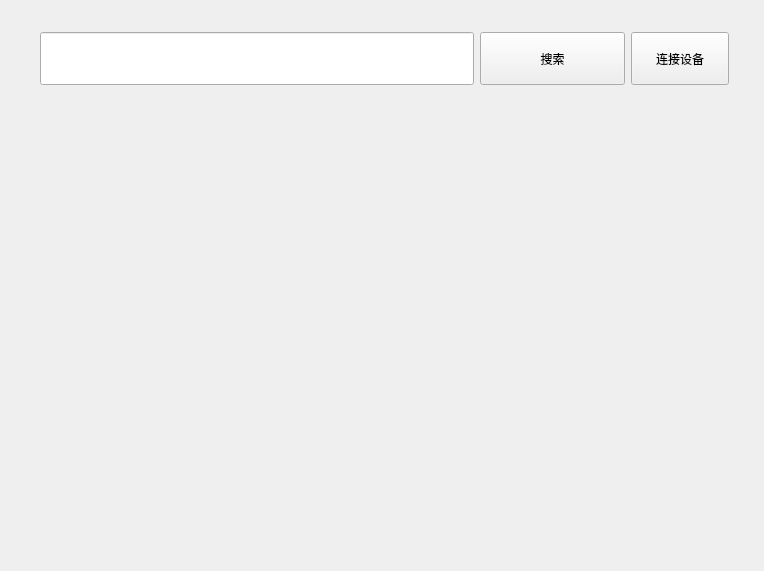
<?xml version="1.0" encoding="UTF-8"?>
<ui version="4.0">
 <class>widget_pull_apps</class>
 <widget class="QWidget" name="widget_pull_apps">
  <property name="geometry">
   <rect>
    <x>0</x>
    <y>0</y>
    <width>764</width>
    <height>571</height>
   </rect>
  </property>
  <property name="windowTitle">
   <string>Form</string>
  </property>
  <widget class="QWidget" name="verticalLayoutWidget">
   <property name="geometry">
    <rect>
     <x>0</x>
     <y>0</y>
     <width>771</width>
     <height>571</height>
    </rect>
   </property>
   <layout class="QVBoxLayout" name="verticalLayout" stretch="1,5">
    <property name="spacing">
     <number>0</number>
    </property>
    <property name="topMargin">
     <number>12</number>
    </property>
    <item>
     <layout class="QHBoxLayout" name="horizontalLayout_2" stretch="1">
      <property name="spacing">
       <number>12</number>
      </property>
      <property name="leftMargin">
       <number>24</number>
      </property>
      <property name="topMargin">
       <number>0</number>
      </property>
      <property name="rightMargin">
       <number>24</number>
      </property>
      <property name="bottomMargin">
       <number>0</number>
      </property>
      <item>
       <widget class="QWidget" name="widget_pull_apps_fuction_bar" native="true">
        <widget class="QWidget" name="horizontalLayoutWidget">
         <property name="geometry">
          <rect>
           <x>0</x>
           <y>0</y>
           <width>721</width>
           <height>93</height>
          </rect>
         </property>
         <layout class="QHBoxLayout" name="horizontalLayout_4" stretch="6,1">
          <property name="spacing">
           <number>6</number>
          </property>
          <property name="leftMargin">
           <number>16</number>
          </property>
          <property name="topMargin">
           <number>20</number>
          </property>
          <property name="rightMargin">
           <number>16</number>
          </property>
          <property name="bottomMargin">
           <number>20</number>
          </property>
          <item>
           <layout class="QHBoxLayout" name="layout_pull_searcher" stretch="3,1">
            <item>
             <widget class="QLineEdit" name="edt_search_pull_app">
              <property name="sizePolicy">
               <sizepolicy hsizetype="Expanding" vsizetype="Expanding">
                <horstretch>0</horstretch>
                <verstretch>0</verstretch>
               </sizepolicy>
              </property>
             </widget>
            </item>
            <item>
             <widget class="QPushButton" name="btn_search_app">
              <property name="sizePolicy">
               <sizepolicy hsizetype="Expanding" vsizetype="Expanding">
                <horstretch>0</horstretch>
                <verstretch>0</verstretch>
               </sizepolicy>
              </property>
              <property name="text">
               <string>搜索</string>
              </property>
             </widget>
            </item>
           </layout>
          </item>
          <item>
           <widget class="QPushButton" name="btn_get_apps">
            <property name="sizePolicy">
             <sizepolicy hsizetype="Expanding" vsizetype="Expanding">
              <horstretch>0</horstretch>
              <verstretch>0</verstretch>
             </sizepolicy>
            </property>
            <property name="text">
             <string>连接设备</string>
            </property>
           </widget>
          </item>
         </layout>
        </widget>
       </widget>
      </item>
     </layout>
    </item>
    <item>
     <layout class="QHBoxLayout" name="layout_pull_app_content">
      <property name="spacing">
       <number>0</number>
      </property>
      <property name="leftMargin">
       <number>24</number>
      </property>
      <property name="topMargin">
       <number>12</number>
      </property>
      <property name="rightMargin">
       <number>24</number>
      </property>
      <property name="bottomMargin">
       <number>12</number>
      </property>
     </layout>
    </item>
   </layout>
  </widget>
 </widget>
 <resources/>
 <connections/>
</ui>
